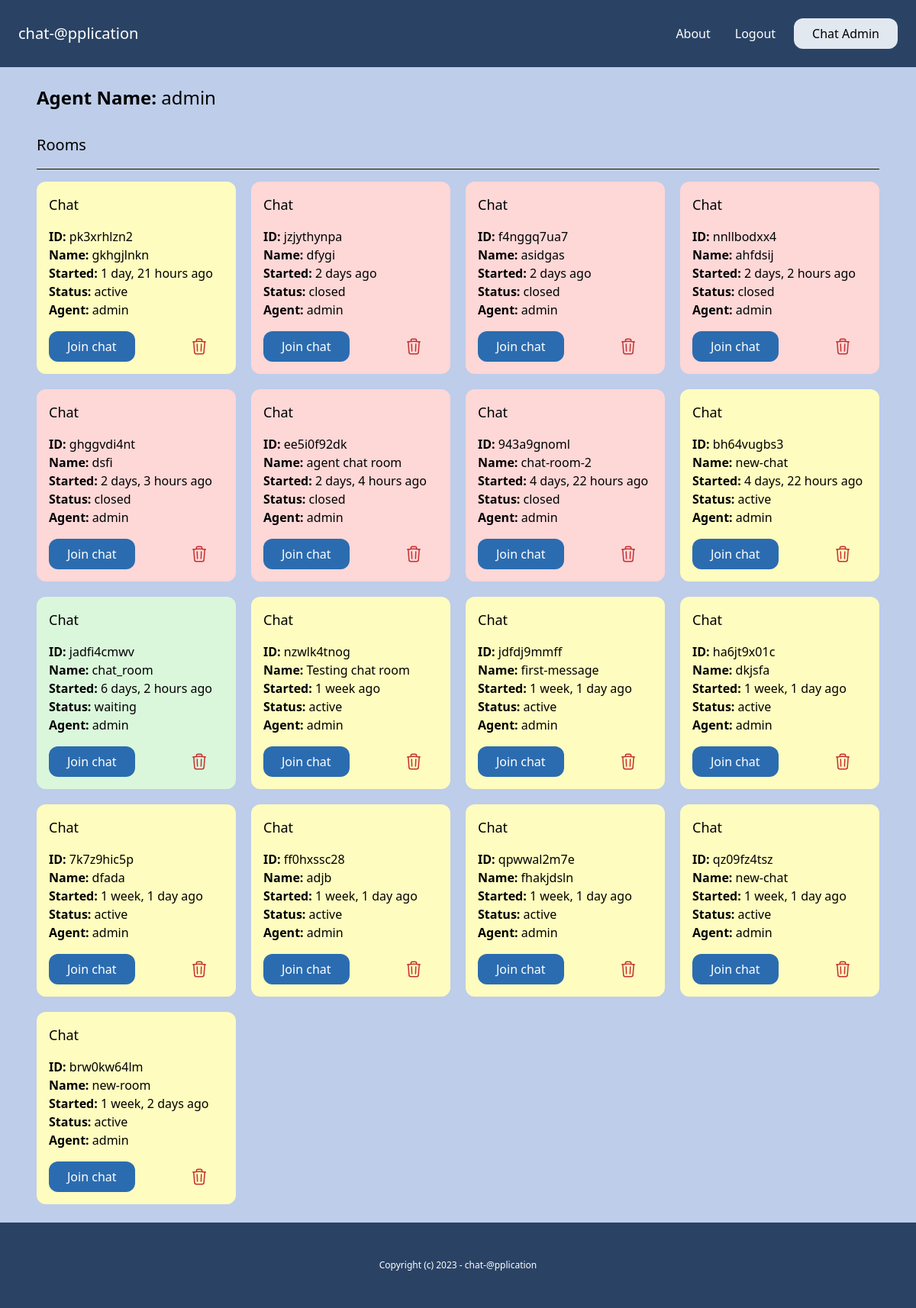
Page /admin-dashboard/user_details/0e92c003-3962-4916-ad8b-587604cc74cb/ (signed in) on the committed database.
### account/models.py (models this page shows)
class User(AbstractBaseUser, PermissionsMixin):
    AGENT = 'agent'
    MANAGER = 'manager'
    CUSTOMER = 'customer'
    ROLES_CHOICES = (
        (AGENT, 'Agent'),
        (MANAGER, 'Manager'),
        (CUSTOMER, 'Customer')
    )
    id = models.UUIDField(primary_key=True, default=uuid.uuid4, editable=False)
    email = models.EmailField(unique=True)
    name = models.CharField(max_length=255, blank=True, default='')
    role = models.CharField(max_length=20, choices=ROLES_CHOICES, default=AGENT)
    is_active = models.BooleanField(default=True)
    is_superuser = models.BooleanField(default=False)
    is_staff = models.BooleanField(default=False)
    date_joined = models.DateTimeField(default=timezone.now)
    last_login = models.DateTimeField(blank=True, null=True)
    objects = CustomUserManager()
    USERNAME_FIELD = 'email'
    EMAIL_FIELD = 'email'
    REQUIRED_FIELDS = ['name']

### chat/models.py (models this page shows, shortened)
class Room(models.Model):
    WAITING = "waiting"
    ACTIVE = "active"
    CLOSED = "closed"
    CHOICES_STATUS = (
        (WAITING, "waiting"),
        (ACTIVE, "active"),
        (CLOSED, "closed"),
    )
    uuid = models.CharField(max_length=255)
    client = models.CharField(max_length=255)
    agent = models.ForeignKey(User, null=True, blank=True, related_name="rooms", on_delete=models.CASCADE)
    messages = models.ManyToManyField(Message, blank=True)
    url = models.CharField(max_length=255, blank=True, null=True)
    status = models.CharField(max_length=20, choices=CHOICES_STATUS, default=WAITING)
    created_at = models.DateTimeField(auto_now_add=True)
    class Meta:
        ordering = ("-created_at",)

### chat/views.py (the view)
# urls.py: path("admin-dashboard/user_details/<uuid:uuid>/", views.user_details, name="user_details"),
def user_details(request, uuid):
    if request.user.groups.first().name == "Manager":
        user = get_object_or_404(User, pk=uuid)
        rooms = user.rooms.all()
        return render(request, "chat/user_details.html",{
            "user": user,
            "rooms": rooms if rooms else None
        })
    else:
        raise PermissionDenied

### chat/templates/chat/user_details.html
{% extends "core/base.html" %}
{% block content %}
<div>
    <h1 class="text-2xl mb-5"><b>{% if user.role == "agent" %} Agent {% else %} Manager {% endif %} Name: </b> {{user.name}}</h1>
    {% include "chat/rooms_list.html" %}
</div>
{% endblock  %}

### chat/templates/chat/rooms_list.html (shortened to what this page needs)
<div class="mt-8">
    <h1 class="text-xl mt-5">Rooms</h1>
    <hr class="my-4">
    {% if rooms %}
    <div class="grid grid-cols-4 gap-5">
        {% for room in rooms %}
        <div class="p-4 rounded-xl {% if room.status == 'waiting' %}card-waiting{% elif room.status == 'active' %}bg-yellow-200{% else %}bg-red-200{% endif %}">
            <h3 class="mb-4 text-lg">Chat</h3>
            <p>
                <b>ID: </b>{{room.uuid}} <br>
                <b>Name: </b>{{room.client}} <br>
                <b>Started: </b>{{room.created_at|timesince}} ago<br>
                <b>Status: </b>{{room.status}} <br>
                <b>Agent: </b>{% firstof room.agent.name 'None yet...' %} <br>
            </p>
            <div class="flex justify-between mt-4">
                <a href="{% url 'chat:room_details' room.uuid %}" class="inline-block py-2 px-6 bg-blue-700 text-white rounded-xl">Join chat</a>
                {% if room.agent == request.user or request.user.groups.all.first.name == "Manager" %}
                <a href="{% url 'chat:delete_room' room.id %}" ></a>
                {% endif %}
            </div>
        </div>
        {% endfor %}
    </div>
    {% else %}
        <div class="mt-8">
            <p class="text-center text-3xl mt-9">This agent didn't join any chat room yet</p>
        </div>
    {% endif %}
</div>

### core/templates/core/base.html (style rules this page uses)
.card-waiting { background-color: #daf7db; }
hr { height: 1px; background-color: black; }
body { background-color: #becde9; }

### rows in the picture
User: name "admin"
Room: uuid "pk3xrhlzn2", client "gkhgjlnkn", created_at "1 day, 21 hours", status "active", agent.name "admin"
Room: uuid "jzjythynpa", client "dfygi", created_at "2 days", status "closed", agent.name "admin"
Room: uuid "f4nggq7ua7", client "asidgas", created_at "2 days", status "closed", agent.name "admin"
Room: uuid "nnllbodxx4", client "ahfdsij", created_at "2 days, 2 hours", status "closed", agent.name "admin"
Room: uuid "ghggvdi4nt", client "dsfi", created_at "2 days, 3 hours", status "closed", agent.name "admin"
Room: uuid "ee5i0f92dk", client "agent chat room", created_at "2 days, 4 hours", status "closed", agent.name "admin"
Room: uuid "943a9gnoml", client "chat-room-2", created_at "4 days, 22 hours", status "closed", agent.name "admin"
Room: uuid "bh64vugbs3", client "new-chat", created_at "4 days, 22 hours", status "active", agent.name "admin"
Room: uuid "jadfi4cmwv", client "chat_room", created_at "6 days, 2 hours", status "waiting", agent.name "admin"
Room: uuid "nzwlk4tnog", client "Testing chat room", created_at "1 week", status "active", agent.name "admin"
Room: uuid "jdfdj9mmff", client "first-message", created_at "1 week, 1 day", status "active", agent.name "admin"
Room: uuid "ha6jt9x01c", client "dkjsfa", created_at "1 week, 1 day", status "active", agent.name "admin"
Room: uuid "7k7z9hic5p", client "dfada", created_at "1 week, 1 day", status "active", agent.name "admin"
Room: uuid "ff0hxssc28", client "adjb", created_at "1 week, 1 day", status "active", agent.name "admin"
Room: uuid "qpwwal2m7e", client "fhakjdsln", created_at "1 week, 1 day", status "active", agent.name "admin"
Room: uuid "qz09fz4tsz", client "new-chat", created_at "1 week, 1 day", status "active", agent.name "admin"
Room: uuid "brw0kw64lm", client "new-room", created_at "1 week, 2 days", status "active", agent.name "admin"
